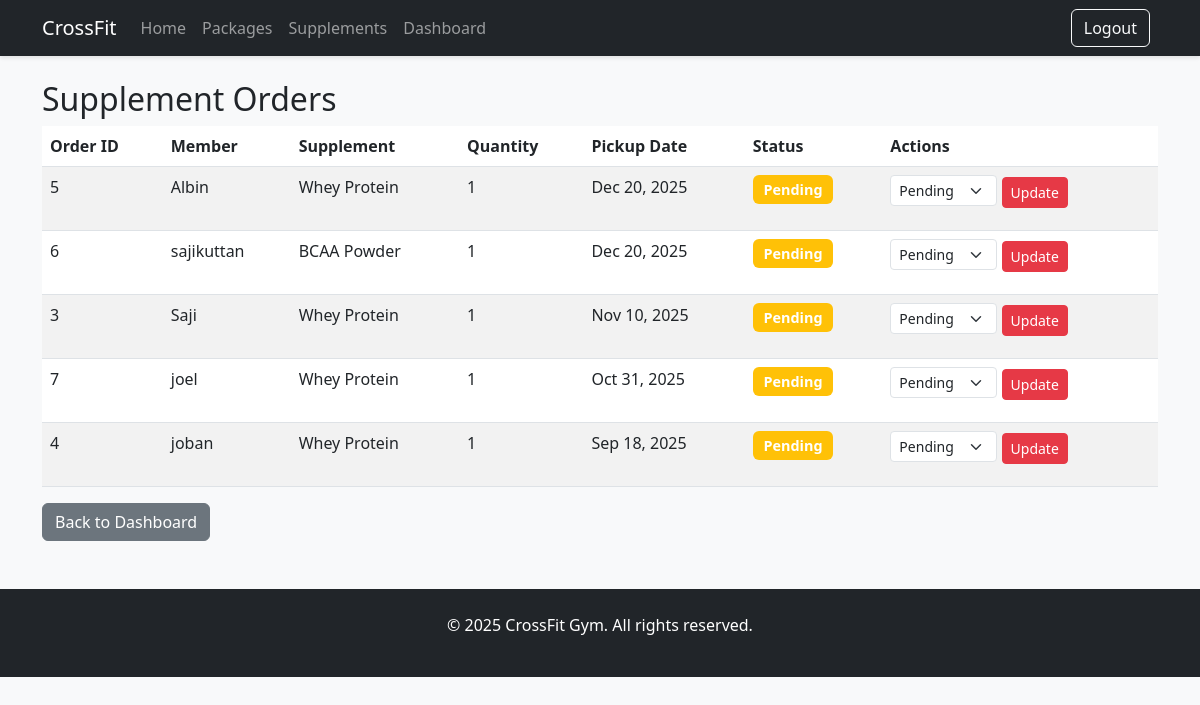
The app's page /admin/orders.php (signed in) with its own data.
### tables this page shows
CREATE TABLE `supplement_orders` (
  `order_id` int(11) NOT NULL,
  `member_id` int(11) NOT NULL,
  `supplement_id` int(11) NOT NULL,
  `quantity` int(11) NOT NULL,
  `pickup_date` date NOT NULL,
  `status` enum('pending','ready','collected') DEFAULT 'pending',
  `order_date` timestamp NOT NULL DEFAULT current_timestamp()
);

CREATE TABLE `members` (
  `member_id` int(11) NOT NULL,
  `user_id` int(11) NOT NULL,
  `full_name` varchar(100) NOT NULL,
  `dob` date DEFAULT NULL,
  `gender` enum('male','female','other') DEFAULT NULL,
  `phone` varchar(20) DEFAULT NULL,
  `address` text DEFAULT NULL,
  `image` varchar(255) DEFAULT 'default.jpg',
  `join_date` date DEFAULT NULL
);

CREATE TABLE `supplements` (
  `supplement_id` int(11) NOT NULL,
  `name` varchar(100) NOT NULL,
  `description` text DEFAULT NULL,
  `price` decimal(10,2) NOT NULL,
  `stock` int(11) NOT NULL DEFAULT 0,
  `image` varchar(255) DEFAULT NULL
);

### admin/orders.php (the view, shortened to what this page needs)
<?php
require_once '../../includes/auth.php';
require_once '../../includes/header.php';
$orders = $conn->query("
    SELECT o.*, s.name as supplement_name, m.full_name as member_name
    FROM supplement_orders o
    JOIN supplements s ON o.supplement_id = s.supplement_id
    JOIN members m ON o.member_id = m.member_id
    ORDER BY o.pickup_date DESC
")->fetchAll();
?>
<h2>Supplement Orders</h2>
<div class="table-responsive">
    <table class="table table-striped">
        <thead>
            <tr>
                <th>Order ID</th>
                <th>Member</th>
                <th>Supplement</th>
                <th>Quantity</th>
                <th>Pickup Date</th>
                <th>Status</th>
                <th>Actions</th>
            </tr>
        </thead>
        <tbody>
            <?php foreach($orders as $order): ?>
            <tr>
                <td><?= $order['order_id'] ?></td>
                <td><?= $order['member_name'] ?></td>
                <td><?= $order['supplement_name'] ?></td>
                <td><?= $order['quantity'] ?></td>
                <td><?= date('M j, Y', strtotime($order['pickup_date'])) ?></td>
                <td>
                    <span class="badge bg-<?=
                        $order['status'] == 'pending' ? 'warning' :
                        ($order['status'] == 'ready' ? 'success' : 'secondary')
                    ?>">
                        <?= ucfirst($order['status']) ?>
                    </span>
                </td>
                <td>
                    <form method="POST" class="d-inline">
                        <select name="status" class="form-select form-select-sm d-inline" style="width: auto;">
                            <option value="pending" <?= $order['status'] == 'pending' ? 'selected' : '' ?>>Pending</option>
                        </select>
                        <button type="submit" name="update_status" class="btn btn-sm btn-primary">Update</button>
                    </form>
                </td>
            </tr>
            <?php endforeach; ?>
        </tbody>
    </table>
</div>
<a href="dashboard.php" class="btn btn-secondary">Back to Dashboard</a>
<?php
require_once '../../includes/footer.php';
?>

### assets/css/style.css (style rules this page uses)
body { font-family: 'Segoe UI', Tahoma, Geneva, Verdana, sans-serif; background-color: #f8f9fa; }
.table-responsive { overflow-x: auto; }
.form-control, .form-select { margin-bottom: 1rem; }
.btn-primary { background-color: #e63946; border-color: #e63946; }
.badge { font-size: 0.9em; padding: 0.5em 0.75em; }
.btn-primary { transition: all 0.3s ease; }

### records on screen
supplement_orders: order_id "5", member.full_name "Albin", supplement.name "Whey Protein", quantity "1", pickup_date "Dec 20, 2025", status "Pending"
supplement_orders: order_id "6", member.full_name "sajikuttan", supplement.name "BCAA Powder", quantity "1", pickup_date "Dec 20, 2025", status "Pending"
supplement_orders: order_id "3", member.full_name "Saji", supplement.name "Whey Protein", quantity "1", pickup_date "Nov 10, 2025", status "Pending"
supplement_orders: order_id "7", member.full_name "joel", supplement.name "Whey Protein", quantity "1", pickup_date "Oct 31, 2025", status "Pending"
supplement_orders: order_id "4", member.full_name "joban", supplement.name "Whey Protein", quantity "1", pickup_date "Sep 18, 2025", status "Pending"
